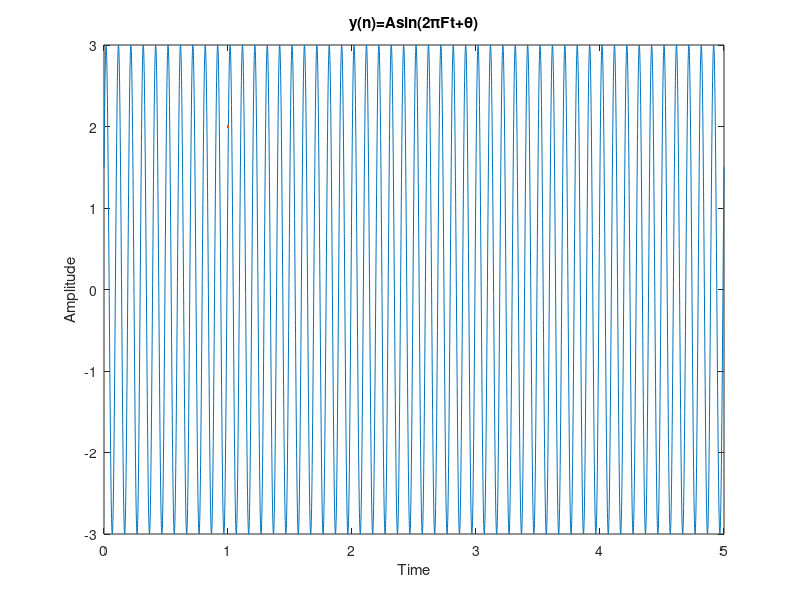

Here is the MATLAB script that generated this plot:
F=10;
theta=pi/6;
A=3;
t=0:0.001:5
yt=A.*sin(2*pi*F*t + theta);
plot(t,yt,LineWidth=2);
xlabel('Time');
ylabel('Amplitude');
title('y(n)=Asin(2\piFt+\theta)');
